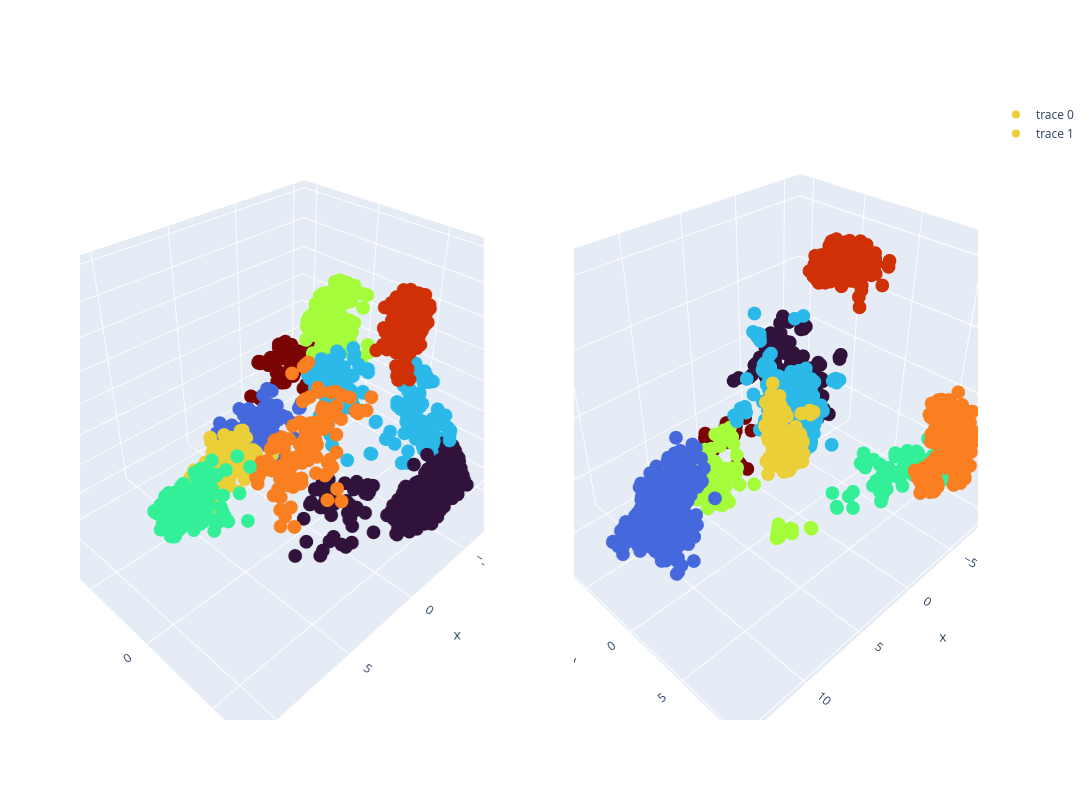

Notebook source saved alongside this figure:
### Code cell
#fig = px.scatter_3d(pca_pd, x='pc1', y='pc2', z='pc3', color='cluster_label', height = 600, width = 800, color_continuous_scale=px.colors.sequential.Turbo)

from plotly.subplots import make_subplots
import plotly.graph_objects as go

fig = make_subplots(rows=1, cols=2,specs=[[{'type': 'surface'}, {'type': 'surface'}]])

fig.add_trace(
    go.Scatter3d(x=pca_pd['pc1'], y=pca_pd['pc2'], z=pca_pd['pc3'], mode='markers',
                 marker=dict(color=pca_pd['cluster_label'], colorscale=px.colors.sequential.Turbo)),
    row=1, col=1
)

fig.add_trace(
    go.Scatter3d(x=td_pca_pd['pc1'], y=td_pca_pd['pc2'], z=td_pca_pd['pc3'], mode='markers',
                 marker=dict(color=td_pca_pd['cluster_label'], colorscale=px.colors.sequential.Turbo)),
    row=1, col=2
)

fig.update_layout(height=800, width=1400)
fig.show()

# fig.update_scenes(xaxis_title_font_color="blue",
#                   xaxis_tickfont_color="blue",
#                   yaxis_title_font_color="red",
#                   yaxis_tickfont_color="red",  
#                   zaxis_title_font_color="green",
#                   zaxis_tickfont_color="green",)

### Figure 1 — Plotly figure (JSON) as saved in the notebook; plotly's stock layout.template omitted (floating-point values rounded to 4 significant figures; data arrays with more than 128 entries replaced by an {"elided": "..."} marker saying what was removed)
{"data": [{"marker": {"color": {"elided": "4953 int values"}, "colorscale": [[0, "#30123b"], [0.07143, "#4145ab"], [0.1429, "#4675ed"], [0.2143, "#39a2fc"], [0.2857, "#1bcfd4"], [0.3571, "#24eca6"], [0.4286, "#61fc6c"], [0.5, "#a4fc3b"], [0.5714, "#d1e834"], [0.6429, "#f3c63a"], [0.7143, "#fe9b2d"], [0.7857, "#f36315"], [0.8571, "#d93806"], [0.9286, "#b11901"], [1, "#7a0402"]]}, "mode": "markers", "scene": "scene", "type": "scatter3d", "x": {"elided": "4953 float values"}, "y": {"elided": "4953 float values"}, "z": {"elided": "4953 float values"}}, {"marker": {"color": {"elided": "4953 int values"}, "colorscale": [[0, "#30123b"], [0.07143, "#4145ab"], [0.1429, "#4675ed"], [0.2143, "#39a2fc"], [0.2857, "#1bcfd4"], [0.3571, "#24eca6"], [0.4286, "#61fc6c"], [0.5, "#a4fc3b"], [0.5714, "#d1e834"], [0.6429, "#f3c63a"], [0.7143, "#fe9b2d"], [0.7857, "#f36315"], [0.8571, "#d93806"], [0.9286, "#b11901"], [1, "#7a0402"]]}, "mode": "markers", "scene": "scene2", "type": "scatter3d", "x": {"elided": "4953 float values"}, "y": {"elided": "4953 float values"}, "z": {"elided": "4953 float values"}}], "layout": {"height": 800, "scene": {"domain": {"x": [0, 0.45], "y": [0, 1]}}, "scene2": {"domain": {"x": [0.55, 1], "y": [0, 1]}}, "width": 1400}}
